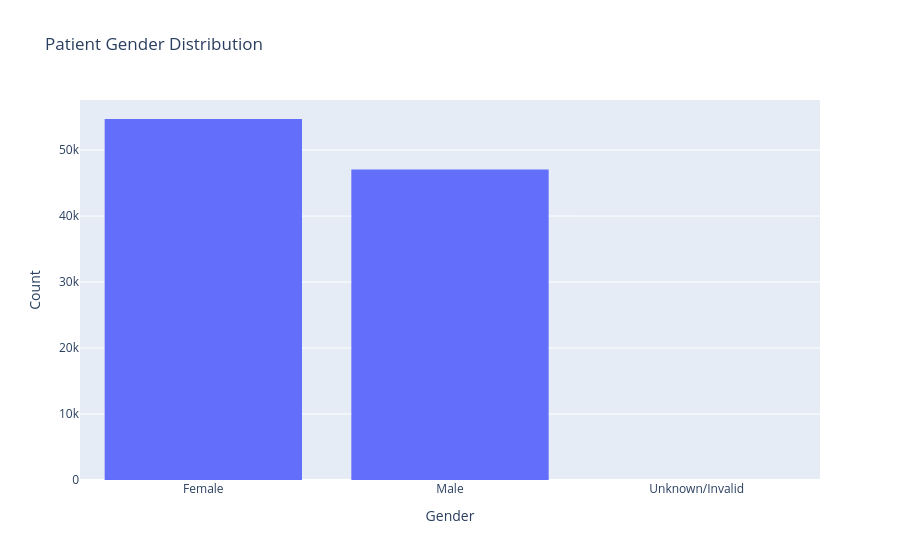

Notebook cell for this chart:
### Code cell
fig = px.histogram(df, x="gender", title="Patient Gender Distribution")
fig.update_layout(xaxis_title="Gender",
                  yaxis_title="Count")
fig.show()

### Figure 1 — Plotly figure (JSON) as saved in the notebook; plotly's stock layout.template omitted (floating-point values rounded to 4 significant figures; data arrays with more than 128 entries replaced by an {"elided": "..."} marker saying what was removed)
{"data": [{"alignmentgroup": "True", "bingroup": "x", "hovertemplate": "gender=%{x}<br>count=%{y}<extra></extra>", "legendgroup": "", "marker": {"color": "#636efa", "pattern": {"shape": ""}}, "name": "", "offsetgroup": "", "orientation": "v", "showlegend": false, "type": "histogram", "x": {"elided": "101766 str values"}, "xaxis": "x", "yaxis": "y"}], "layout": {"autosize": true, "barmode": "relative", "legend": {"tracegroupgap": 0}, "title": {"text": "Patient Gender Distribution"}, "xaxis": {"anchor": "y", "autorange": true, "domain": [0, 1], "range": [-0.5, 2.5], "title": {"text": "Gender"}, "type": "category"}, "yaxis": {"anchor": "x", "autorange": true, "domain": [0, 1], "range": [0, 57590.0], "title": {"text": "Count"}}}}
